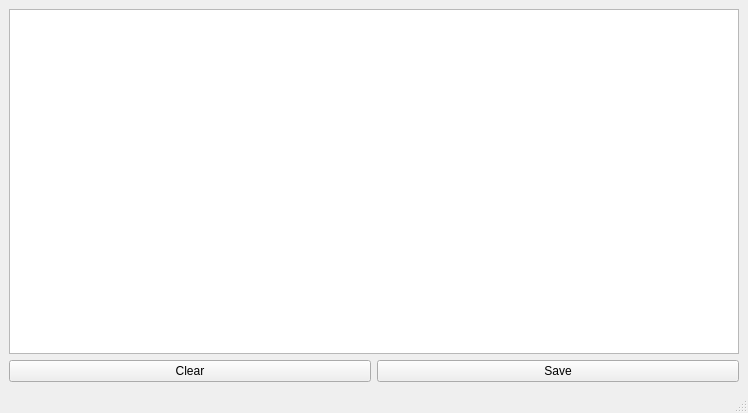
<?xml version="1.0" encoding="UTF-8"?>
<ui version="4.0">
    <class>LogViewerUi</class>
    <widget class="QMainWindow" name="LogViewerUi">
        <property name="geometry">
            <rect>
                <x>0</x>
                <y>0</y>
                <width>748</width>
                <height>413</height>
            </rect>
        </property>
        <property name="windowTitle">
            <string>Log Window</string>
        </property>
        <widget class="QWidget" name="centralwidget">
            <layout class="QGridLayout" name="gridLayout">
                <item row="0" column="0">
                    <widget class="QPlainTextEdit" name="BrowserWindow"/>
                </item>
                <item row="1" column="0">
                    <layout class="QHBoxLayout" name="horizontalLayout">
                        <item>
                            <widget class="QPushButton" name="ClearButton">
                                <property name="text">
                                    <string>Clear</string>
                                </property>
                            </widget>
                        </item>
                        <item>
                            <widget class="QPushButton" name="SaveButton">
                                <property name="text">
                                    <string>Save</string>
                                </property>
                            </widget>
                        </item>
                    </layout>
                </item>
            </layout>
        </widget>
        <widget class="QMenuBar" name="menubar">
            <property name="geometry">
                <rect>
                    <x>0</x>
                    <y>0</y>
                    <width>748</width>
                    <height>22</height>
                </rect>
            </property>
        </widget>
        <widget class="QStatusBar" name="statusbar"/>
    </widget>
    <resources/>
    <connections/>
</ui>
